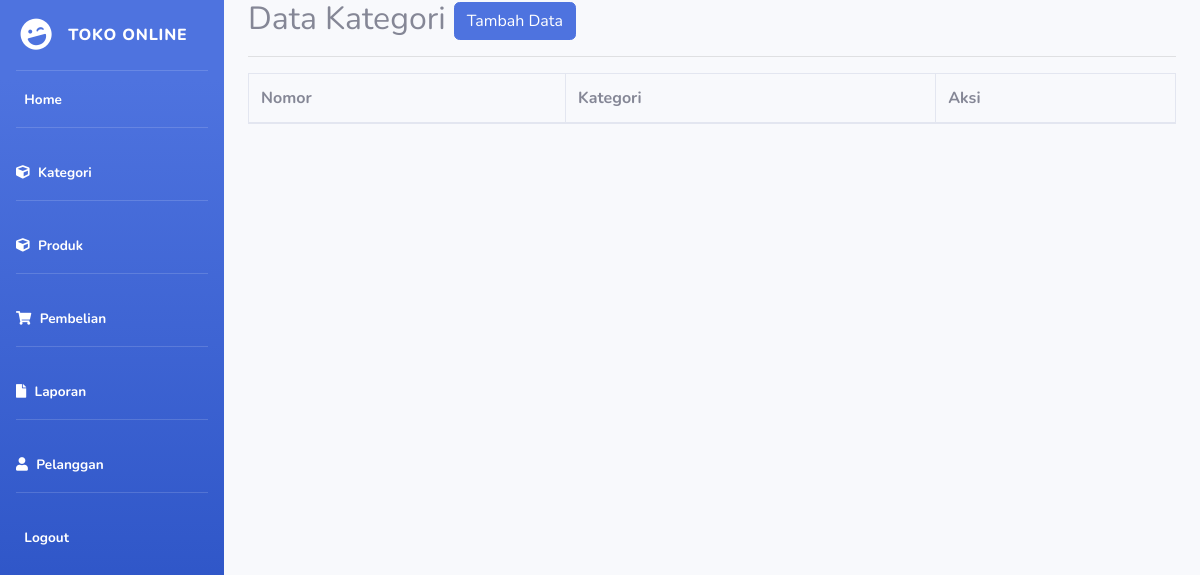
Page /Admin/index.php?halaman=kategori (signed in) on the earlier database version.
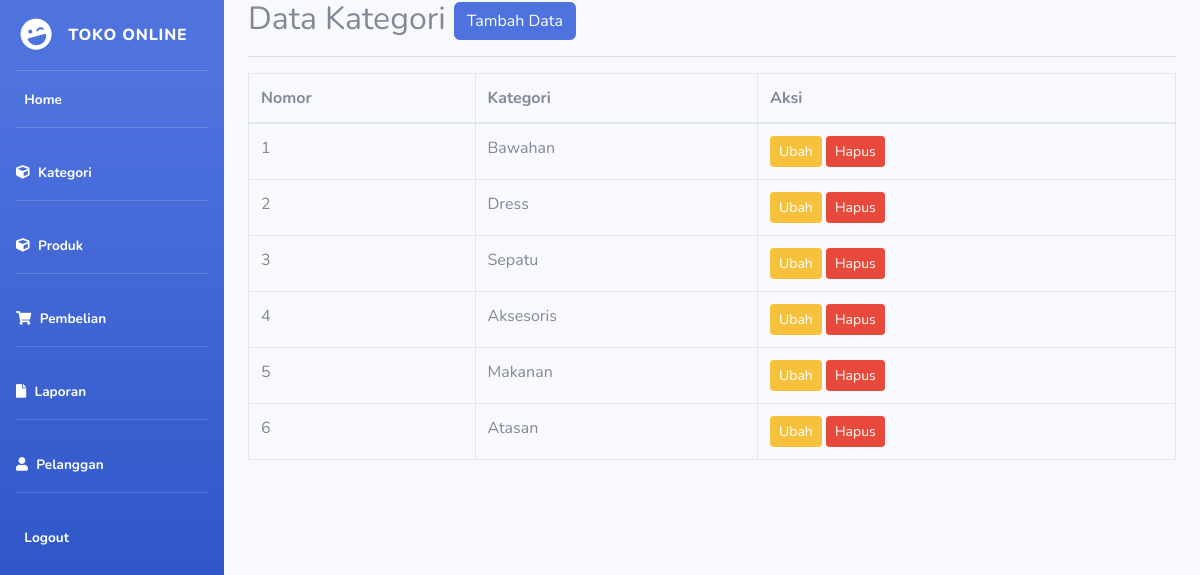
Same page on the later database version.
### tables this page shows
CREATE TABLE `kategori` (
  `id_kategori` int(5) NOT NULL,
  `nama_kategori` varchar(100) NOT NULL
);

### Admin/kategori.php (the view)
<h2>Data Kategori
<a href="index.php?halaman=tambahkategori" class="btn btn-primary">Tambah Data</a>
</h2>
<hr>
<?php
$semuadata=array();
$ambil = $koneksi->query("SELECT * FROM kategori" );
while ($tiap = $ambil->fetch_assoc()){
	$semuadata[]=$tiap;
}
?>
<table class="table table-bordered">
	<thead>
		<tr>
			<th>Nomor</th>
			<th>Kategori</th>
			<th>Aksi</th>
		</tr>
	</thead>
	<tbody>
		<?php foreach ($semuadata as $key => $value): ?>
		<tr>
			<td><?php echo $key+1?></td>
			<td><?php echo $value["nama_kategori"]?></td>
			<td>
				<a href="index.php?halaman=ubahkategori&id=<?php echo $value['id_kategori']; ?>" class="btn btn-warning btn-sm">Ubah</a>
				<a href="index.php?halaman=hapuskategori&id=<?php echo $value['id_kategori']; ?>" class="btn btn-danger btn-sm">Hapus</a>
			</td>
		</tr>
	<?php endforeach?>
</table>

Differences in the rows shown:
added kategori: nama_kategori "Bawahan"
added kategori: nama_kategori "Dress"
added kategori: nama_kategori "Sepatu"
added kategori: nama_kategori "Aksesoris"
added kategori: nama_kategori "Makanan"
added kategori: nama_kategori "Atasan"
